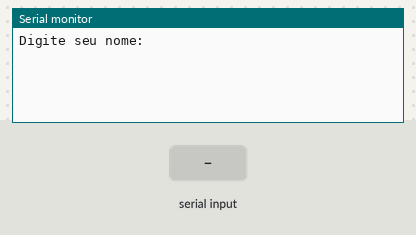
A sketch run on a simulated Arduino Uno, built with avr-gcc and run on an emulated ATmega328P. On the bench: the last lines printed to the serial monitor. The inputs (shaded band) are chosen by the test bench.

Above: at 1.2 s.
1.3 s: "Sim" received over Serial
At 3.5 s:
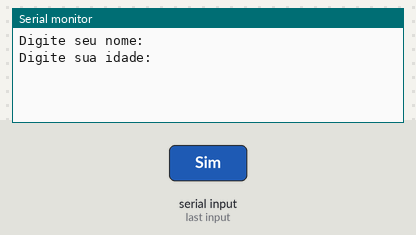
3.8 s: "90,45\n" received over Serial
At 6.1 s:
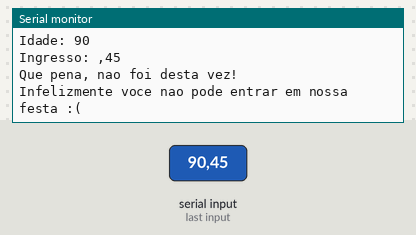

Measured:
- after the input at 1.3 s, the serial monitor: prints a new line after 1.0 s (image 1)
- after the input at 3.8 s, the serial monitor: prints a new line at once (image 2)

The sketch:

Condicionais_Exemplo_1.ino
```cpp
/*

Faça um programa que pergunte ao usuário sua idade e se ele tem ingresso.

Após validação, exiba a mensagem se ele pode entrar na festa ou não.

OBS: Condição para entrar na festa é ter o ingresso e ser maior de idade

---
Logo em seguida altere o programa para acender um led caso o usuário possa entrar na festa,
caso contrário acenda um led vermelho

*/


// C++ code
// Variáveis
int idade = 0;
String nome = "";
String ingresso = "";
bool entraNaFesta = idade >= 18 && ingresso == "Sim";
//bool maiorDeIdade = idade >= 18;
// Valor false = 0
// Val/or true = 1

void setup()
{
  Serial.begin(9600);
}

void loop()
{
  Serial.println ("Digite seu nome:");//pergunta o nome do usuário
  while (! Serial.available () );//espera o usuário digitar/dar um <Enter>
  nome = Serial.readString ();//resposta do usuário / ler um texto da serial
  nome.trim ();//retira  o \n (retira o enter capturado)

  Serial.println("Digite sua idade:");//pergunta a altura em metros  do usuário
  while (! Serial.available () );//espera o usuário digitar/dar um <Enter>
  idade = Serial.parseInt ();//resposta do usuário

  Serial.println ("Tem ingresso?");//pergunta o nome do usuário
  while (! Serial.available () );//espera o usuário digitar/dar um <Enter>
  ingresso = Serial.readString ();//resposta do usuário / ler um texto da serial


  // Avalia se pode entrar na festa
  entraNaFesta = idade >= 18 && ingresso == "Sim";

  Serial.println();
  Serial.println (" _____________");
  Serial.println ("|             |");
  Serial.println ("|  Relatorio  |");
  Serial.println ("|_____________|");
  Serial.println ();

  Serial.println("Nome: " + String(nome));
  Serial.println("Idade: " + String(idade));
  Serial.println("Ingresso: " + String(ingresso));
//Serial.println("Entra na festa? " + String(entraNaFesta) );

  if (entraNaFesta)  // se for verdadeiro (true)
  {
   Serial.println("Parabens... Esperamos que voce curta nossa festa!");
   Serial.println("Se prepare, pois ela acontecerah nesta sexta!");
   Serial.println("Estamos ansiosos para te receber! :)");
  }
  else
  {
   Serial.println("Que pena, nao foi desta vez!");
   Serial.println("Infelizmente voce nao pode entrar em nossa festa :(");
  }
   Serial.println();
  delay(10000); // Espera 10 segundos antes de repetir
}
```
